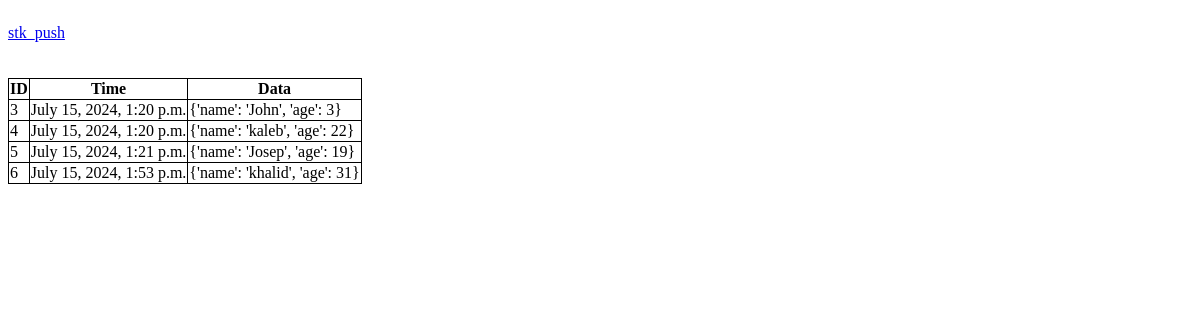
Before: / with the older database file.
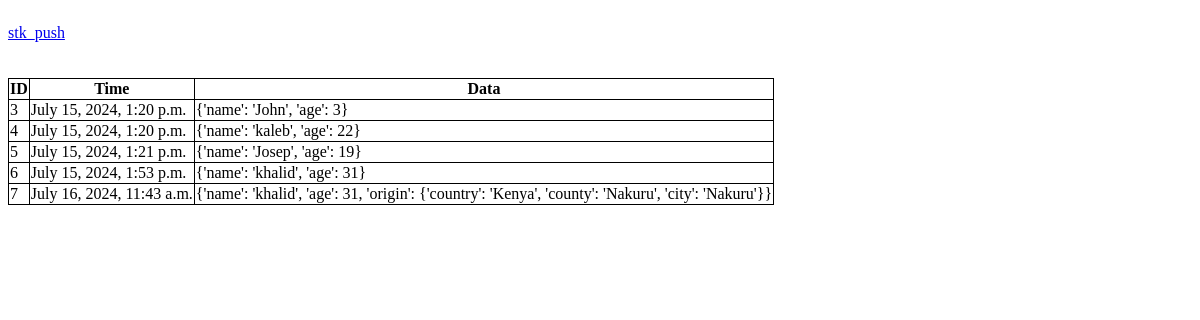
After: the same page with the newer database file.
### myapi/models.py (models this page shows)
class MpesaCB(models.Model):
    received_at = models.DateTimeField(auto_now_add=True,null=True)
    data = models.JSONField()

### myapi/views.py (the view)
# urls.py: path('',views.welcome,name='home-page'),
def welcome(request):
    template = loader.get_template('index.html')
    records = MpesaCB.objects.all()
    context = {
        'records':records,
    }
    return HttpResponse(template.render(context,request))

### myapi/templates/index.html (shortened to what this page needs)
<!DOCTYPE html>
<html lang="en">
<head>
</head>
<body style="display: flex; flex-direction: column;">
    <div class="links">
        <p><a href="{% url 'initiate_payment' %}">stk_push</a></p>
    </div>
    <div class="tables" style="padding-top: 20px;">
        <table>
            <thead>
                <th>ID</th>
                <th>Time</th>
                <th>Data</th>
            </thead>
            <tbody>
                {% for record in records %}
                    <tr>
                        <td>{{record.id}}</td>
                        <td>{{record.received_at}}</td>
                        <td>{{record.data}}</td>
                    </tr>
                {% endfor %}
            </tbody>
        </table>
    </div>
</body>
</html>

### myapi/templates/index.html (style rules this page uses)
table, td,th { border-collapse: collapse; border: 1px solid black; }

Changed rows visible on the page:
added MpesaCB: id "7", received_at "July 16, 2024, 11:43 a.m.", data "{'name': 'khalid', 'age': 31, 'origin': {'country': 'Kenya', 'county': 'Nakuru', 'city': 'Nakuru'}}"
